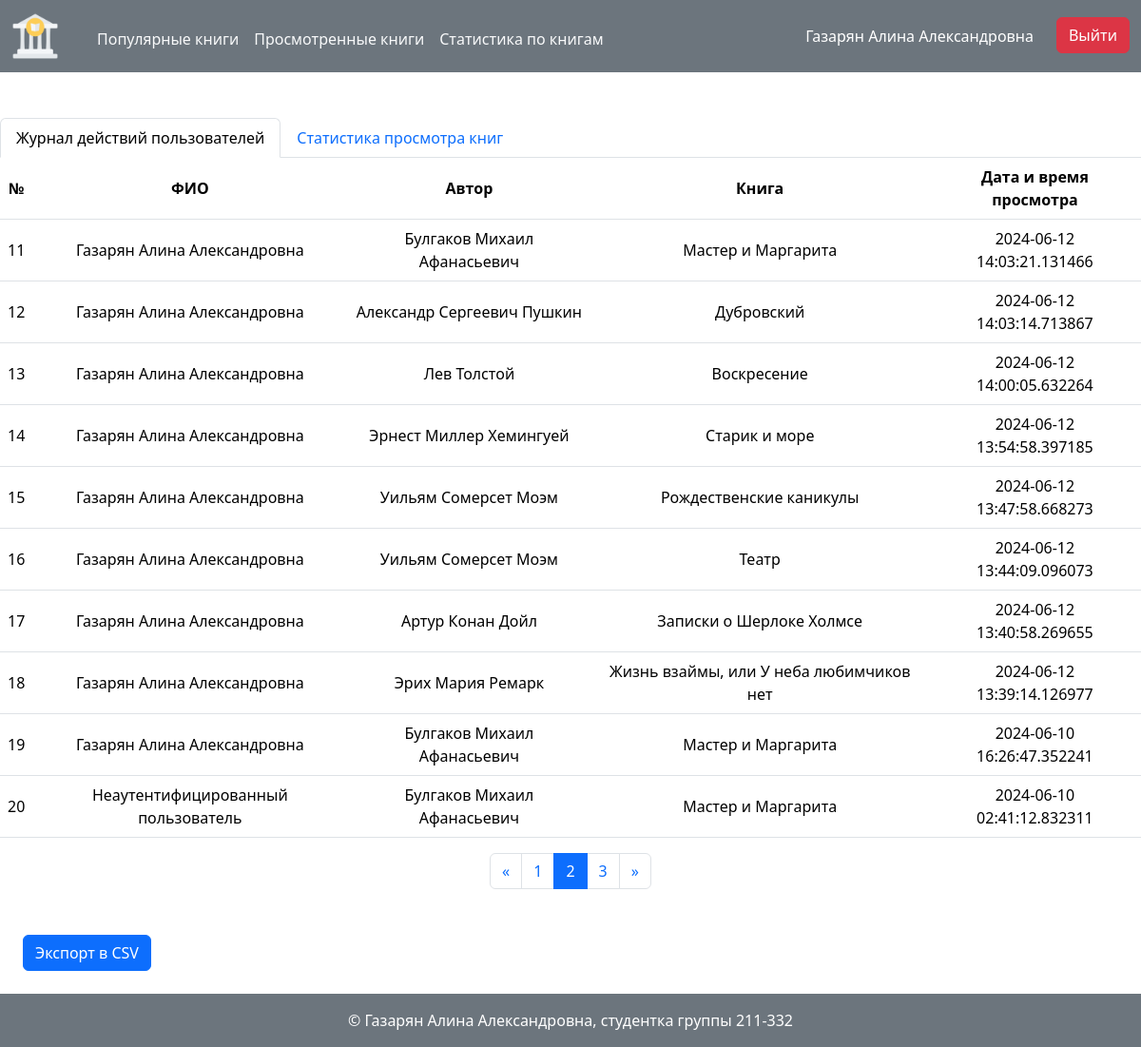
The page /history/users_activity?page=2&per_page= (signed in) on the database its author committed.
### models.py (models this page shows, shortened)
class User(db.Model, UserMixin):
    __tablename__='users'
    id: Mapped[int]=mapped_column(primary_key=True)
    first_name: Mapped[str]=mapped_column(String(100), nullable=False)
    last_name: Mapped[str]=mapped_column(String(100), nullable=False)
    middle_name: Mapped[Optional[str]]=mapped_column(String(100), nullable=True)
    login: Mapped[str]=mapped_column(String(100), unique=True, nullable=False)
    password_hash: Mapped[str]=mapped_column(String(256), nullable=False)
    role_id: Mapped[int]=mapped_column(ForeignKey('roles.id'))
    role: Mapped['Role']=relationship(back_populates='user_role')
    user_review: Mapped[List['Review']]=relationship(back_populates='user')
    user_actions_history: Mapped[List['History']]=relationship(back_populates='user')
    @property
    def full_name(self):
        return ' '.join([self.last_name, self.first_name, self.middle_name or ''])
    @property
    def is_admin(self):
        return self.role.name == 'Администратор'
    def can(self, action, record = None):
        users_policy = UsersPolicy(record)
        method = getattr(users_policy, action, None)
        return method() if method else False

class Book(db.Model):
    __tablename__='books'
    id: Mapped[int]=mapped_column(primary_key=True)
    name: Mapped[str]=mapped_column(String(100), unique=True)
    short_desc: Mapped[str]=mapped_column(Text, nullable=False)
    year: Mapped[int]=mapped_column(String(10), nullable=False)
    publisher: Mapped[str]=mapped_column(String(100), nullable=False)
    author: Mapped[str]=mapped_column(String(100), nullable=False)
    volume: Mapped[int]=mapped_column(nullable=False)
    cover_id: Mapped[int]=mapped_column(ForeignKey('images.id'))
    review_of_book: Mapped[List['Review']]=relationship(back_populates='book', cascade='all, delete')
    history_of_book: Mapped[List['History']]=relationship(back_populates='book', cascade='all, delete')

class History(db.Model):
    __tablename__ = 'histories'
    id: Mapped[int]=mapped_column(primary_key=True)
    created_at: Mapped[datetime]=mapped_column(default=datetime.now)
    book_id: Mapped[int]=mapped_column(ForeignKey('books.id'))
    book: Mapped['Book']=relationship(back_populates="history_of_book")
    user_id: Mapped[int]=mapped_column(ForeignKey('users.id'))
    user: Mapped['User']=relationship(back_populates="user_actions_history")

### history.py (the view)
@bp.route('/users_activity')
@login_required
@permission_check('check_logs')
def users_activity():
    session['save_input_data'] = {}
    all_records = History.query.order_by(History.created_at.desc())
    records = all_records
    page = request.args.get('page', 1, type=int)
    pagination = records.paginate(page=page, per_page=PER_PAGE)
    records = pagination.items
    data = list()
    all_data = list()
    for record in all_records:
        all_data.append({
            'author': record.book.author,
            'name': record.book.name,
            'created_at': record.created_at
        })
        if record.user == None:
            all_data[len(all_data) - 1]['full_name'] = 'Неаутентифицированный пользователь'
        else:
            all_data[len(all_data) - 1]['full_name'] = record.user.full_name
    for record in records:
        data.append({
            'author': record.book.author,
            'name': record.book.name,
            'created_at': record.created_at
        })
        if record.user == None:
            data[len(data) - 1]['full_name'] = 'Неаутентифицированный пользователь'
        else:
            data[len(data) - 1]['full_name'] = record.user.full_name
    if request.args.get('download_csv_file'):
        f = make_file(all_data, ['full_name', 'author', 'name', 'created_at'])
        return send_file(f, mimetype='text/csv', as_attachment=True, download_name='users_activity.csv')
    return render_template(
        'history/users_activity.html',
        pagination=pagination,
        data=data
    )

### auth.py (called while the page is built)
def load_user(user_id):
    user = db.session.execute(db.select(User).filter_by(id=user_id)).scalar()
    return user

def permission_check(action):
    def decor(function):
        @functools.wraps(function)
        def wrapper(*args, **kwargs):
            user_id = kwargs.get('user_id')
            user = None
            if user_id:
                user = load_user(user_id)
            if not current_user.can(action, user):
                flash('У вас недостаточно прав для выполнения данного действия', 'warning')
                return redirect(url_for('index'))
            return function(*args, **kwargs)
        return wrapper
    return decor

### users_policy.py (called while the page is built)
    def check_logs(self):
        return current_user.is_admin

### templates/history/users_activity.html
{% extends 'history/base.html' %}
{% from 'pagination.html' import render_pagination %}
{% block tab_content %}
<table class="table">
    <thead>
        <tr>
            <th>№</th>
            <th>ФИО</th>
            <th>Автор</th>
            <th>Книга</th>
            <th>Дата и время просмотра</th>
        </tr>
    </thead>
    <tbody>
        {% for item in data %}
            <tr>
                <td>
                    {{loop.index + ((pagination.page - 1) * pagination.per_page)}}
                </td>
                <td>
                    {{ item.get('full_name') }}
                </td>
                <td>
                    {{ item.get('author') }}
                </td>
                <td>
                    {{ item.get('name') }}
                </td>
                <td>
                    {{ item.get('created_at') }}
                </td>
            </tr>
        {% endfor %}
    </tbody>
</table>
<div class="mb-5">
    {{ render_pagination(pagination, request.endpoint) }}
</div>
{% if data | length != 0 %}
    <a class="btn btn-primary ms-4 mb-4" href="{{ url_for('history.users_activity', download_csv_file=True) }}">Экспорт в CSV</a>
{% endif %}
{% endblock %}

### templates/base.html (shortened to what this page needs)
<!doctype html>
<html lang="ru" class="h-100">
<head>
    <link href="https://cdn.jsdelivr.net/npm/bootstrap@5.3.3/dist/css/bootstrap.min.css" rel="stylesheet">
    <link rel="stylesheet" href="{{ url_for('static', filename='styles.css') }}">
</head>
<body class="d-flex flex-column h-100">
    <header>
        <nav class="navbar navbar-dark bg-secondary">
            <div class="d-flex container-fluid">
                <div class="d-flex gap-4">
                    <div class="logo navbar-brand">
                        <a href="{{ url_for('index') }}">
                            <img class="img-fluid" src="{{ url_for('static', filename='images/logo.png') }}" alt="polytech-logo">
                        </a>
                    </div>
                    <div class="header-links d-flex gap-3">
                        <div>
                            <a class="link-light link-offset-2 link-underline link-underline-opacity-0" href="{{ url_for('book.popular_books') }}">Популярные книги</a>
                        </div>
                        <div>
                            <a class="link-light link-offset-2 link-underline link-underline-opacity-0" href="{{ url_for('book.recently_books') }}">Просмотренные книги</a>
                        </div>
                        {% if current_user.is_authenticated and current_user.can('check_logs') %}
                            <div>
                                <a class="link-light link-offset-2 link-underline link-underline-opacity-0" href="{{ url_for('history.users_activity') }}">Статистика по книгам</a>
                            </div>
                        {% endif %}
                    </div>
                </div>
                <div class="header-right-side">
                    {% if current_user.is_authenticated %}
                        <div class="fio-container">
                            <p>
                                {{ current_user.last_name }}
                                {{ current_user.first_name }}
                                {% if current_user.middle_name != none %}
                                    {{ current_user.middle_name }}
                                {% endif %}
                            </p>
                        </div>
                        <div>
                            <a class="btn btn-danger" href="{{ url_for('auth.logout') }}">Выйти</a>
                        </div>
                    {% else %}
                        <div>
                            <a class="btn btn-success" href="{{ url_for('auth.login') }}">Войти</a>
                        </div>
                    {% endif %}
                </div>
            </div>
        </nav>
    </header>
    <main class="main flex-grow-1">
        {% block content %}
        {% endblock %}
     </main>
    <footer class="bg-secondary text-white d-flex flex-column align-items-center justify-content-center py-3">
        &copy; Газарян Алина Александровна, студентка группы 211-332
    </footer>
</body>

### static/styles.css (style rules this page uses)
.logo { max-width: 50px; }
.header-right-side { display: flex; }
.header-links { transform: translate(0, 35%); }
.fio-container { transform: translate(-10%, 20%); }
.fio-container p { color: white; }
.table th { text-align: center; vertical-align: middle; }
.table td { text-align: center; vertical-align: middle; }

### rows shown on the page
User: last_name "Газарян", first_name "Алина", middle_name "Александровна"
Book: get "Газарян Алина Александровна", get "Булгаков Михаил Афанасьевич", get "Мастер и Маргарита", get "2024-06-12 14:03:21.131466", get "2024-06-10 16:26:47.352241", get "Неаутентифицированный пользователь", get "2024-06-10 02:41:12.832311"
Book: get "Газарян Алина Александровна", get "Александр Сергеевич Пушкин", get "Дубровский", get "2024-06-12 14:03:14.713867"
Book: get "Газарян Алина Александровна", get "Лев Толстой", get "Воскресение", get "2024-06-12 14:00:05.632264"
Book: get "Газарян Алина Александровна", get "Эрнест Миллер Хемингуей", get "Старик и море", get "2024-06-12 13:54:58.397185"
Book: get "Газарян Алина Александровна", get "Уильям Сомерсет Моэм", get "Рождественские каникулы", get "2024-06-12 13:47:58.668273"
Book: get "Газарян Алина Александровна", get "Уильям Сомерсет Моэм", get "Театр", get "2024-06-12 13:44:09.096073"
Book: get "Газарян Алина Александровна", get "Артур Конан Дойл", get "Записки о Шерлоке Холмсе", get "2024-06-12 13:40:58.269655"
Book: get "Газарян Алина Александровна", get "Эрих Мария Ремарк", get "Жизнь взаймы, или У неба любимчиков нет", get "2024-06-12 13:39:14.126977"

### other values the page prints
{{ page }} "1" "2" "3"
